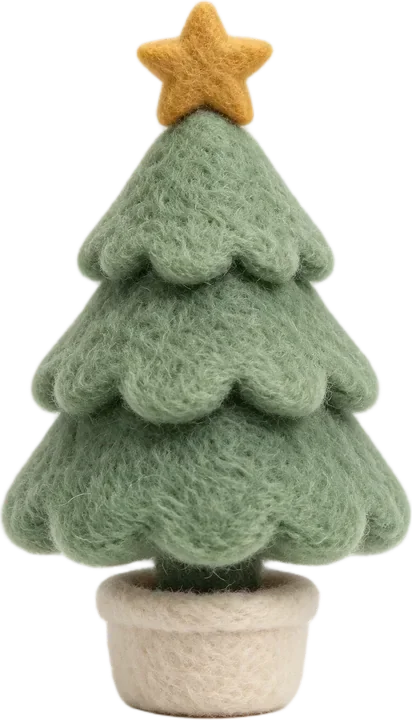
#> input picture art/avent-sapin.webp, 412 x 720 px, found by its file name
$ python avent_sapin.py
#> lines starting #> are read from the running program, lines starting #| are printed output that depends on the picture; after the words box and inside, x2 and y2 are one past the last pixel; in counts of white or black regions, pixels touching at a corner belong together
"""Calendrier de l'Avent : où accrocher les 24 décorations sur le sapin en feutrine.

Prend la partie verte du sapin (public/art/avent-sapin.webp), sans l'étoile ni le pot, garde les points
où une décoration tient entière, puis en choisit 24 bien répartis (chaque nouveau point est le plus loin
des précédents) : quelle que soit le nombre de cases ouvertes, le sapin est décoré partout.
Écrit src/lib/aventSapin.ts (positions en % de l'image).
"""
import numpy as np
from PIL import Image

im = Image.open('public/art/avent-sapin.webp').convert('RGBA')
#> im is the input picture: PIL image 412x720 RGBA; mean R, G, B, A 83.7, 86.9, 69.7, 138.7
a = np.asarray(im).astype(int)
r, g, b, al = a[..., 0], a[..., 1], a[..., 2], a[..., 3]
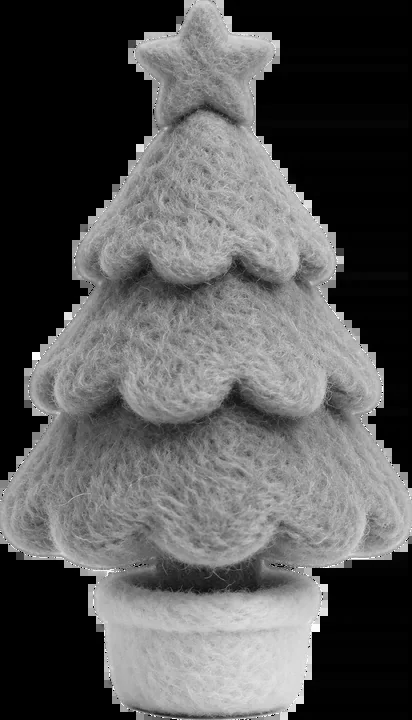
#> g: shape (720, 412) int64; min 0, max 255, mean 86.9
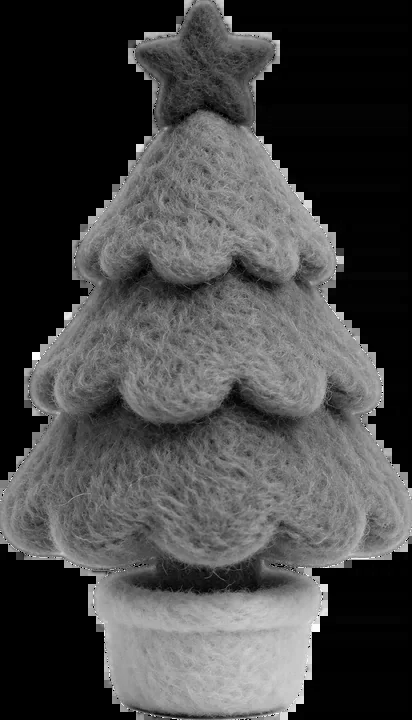
#> b: shape (720, 412) int64; min 0, max 255, mean 69.7
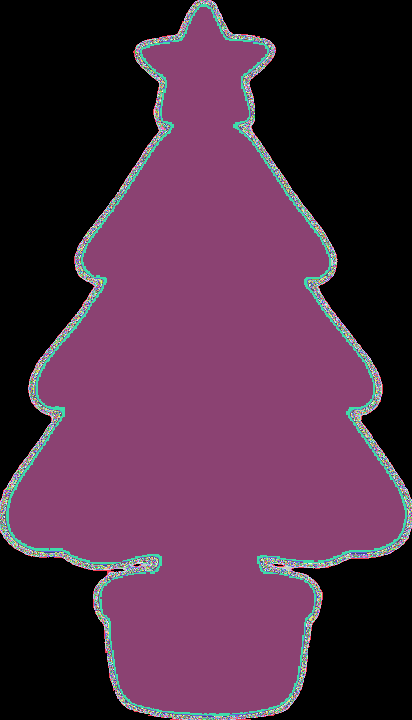
#> al: shape (720, 412) int64; 256 distinct labels, from 0 to 255; one colour per label, 0 black
vert = (al > 200) & (g > r + 12) & (g > b + 8)
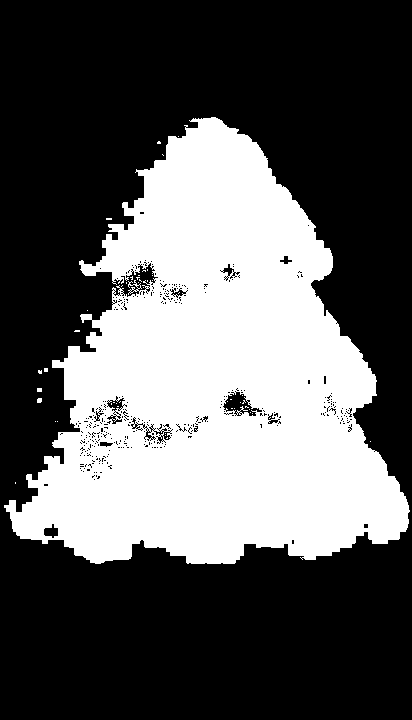
#> vert: shape (720, 412) bool; 35.8% white; 49 white regions (46 under 20 px), largest, box (x1, y1, x2, y2) and area: (4, 117, 410, 564) 105873, (37, 398, 42, 403) 23, (37, 388, 42, 392) 20
H, W = vert.shape
#> H = 720; W = 412
rad = int(W * 0.078)  # rayon d'une décoration (~16 % de la largeur)
#> rad = 32
# un point convient si tout le disque autour est vert
ok = vert.copy()
for dy in range(-rad, rad + 1, 3):
    for dx in range(-rad, rad + 1, 3):
        if dx * dx + dy * dy > rad * rad:
            continue
        ok &= np.roll(np.roll(vert, -dy, 0), -dx, 1)
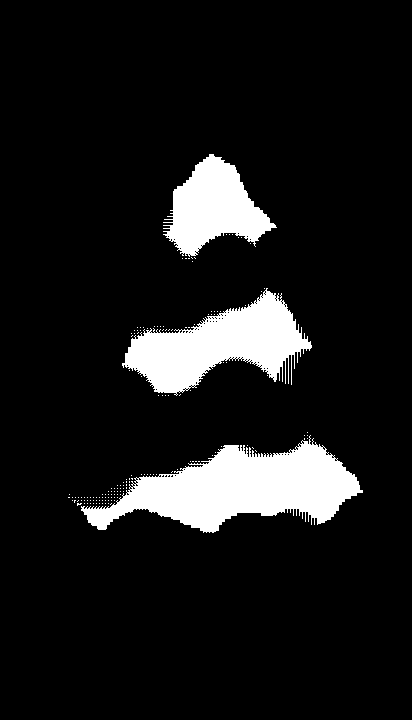
#> ok: shape (720, 412) bool; 10.1% white; 155 white regions (152 under 20 px), largest, box (x1, y1, x2, y2) and area: (81, 435, 363, 533) 13721, (122, 288, 312, 396) 9776, (163, 154, 277, 257) 6241
ys, xs = np.nonzero(ok[::4, ::4])
#> ys = 1843 values from 39 to 133; xs = 1843 values, max 90 at index 1477, min 18 at index 1535, mean 56.73
pts = np.stack([xs * 4, ys * 4], 1).astype(float)
#> pts = 1843 pairs, first value 72 to 360, second value 156 to 532
print('points possibles', len(pts), 'rayon', rad)
#| points possibles 1843 rayon 32
# premier point : en bas au centre, puis le plus loin des précédents
cx = W / 2
#> cx = 206
first = np.argmin(np.abs(pts[:, 0] - cx) + np.abs(pts[:, 1] - pts[:, 1].max() + rad))
#> first = 1560
chosen = [first]
#> chosen = [1560]
d = np.hypot(*(pts - pts[first]).T)
#> d = 1843 values, max 344.1 at index 0, min 0 at index 1560, mean 145.9
while len(chosen) < 24:
    k = int(np.argmax(d))
    chosen.append(k)
    d = np.minimum(d, np.hypot(*(pts - pts[k]).T))
#> this loop made 23 passes
#> k on passes 1 to 12: 0, 595, 596, 1477, 1535, 377, 311, 1034, 839, 1249, 393, 980
#> after the loop, chosen = [1560, 0, 595, 596, 1477, 1535, 377, 311, 1034, 839, 1249, 393, 980, 1817, 990, 111, 1695, 943, 160, 1020, 564, 1804, 1774, 1116]; d = 1843 values, max 37.95 at index 628, min 0 at index 0, mean 19.42
out = [(round(pts[k, 0] / W * 100, 1), round(pts[k, 1] / H * 100, 1)) for k in chosen]
#> out = 24 items, first 6: (49.5, 69.4), (51.5, 21.7), (73.8, 46.7), (32, 47.2), (87.4, 68.3), (17.5, 69.4)
size = round(2 * rad / W * 100, 1)
#> size = 15.5
with open('src/lib/aventSapin.ts', 'w') as f:
    f.write('// Généré par scripts/avent_sapin.py : où se pose la décoration de chaque case sur le sapin (en % de l\'image).\n')
    f.write(f'export const DECO_TAILLE = {size} // largeur d\'une décoration, en % de la largeur du sapin\n')
    f.write('export const DECO_PLACES: [number, number][] = [\n')
    for x, y in out:
        f.write(f'  [{x}, {y}],\n')
#> this loop made 24 passes
#> (x, y) on passes 1 to 12: (49.5, 69.4), (51.5, 21.7), (73.8, 46.7), (32, 47.2), (87.4, 68.3), (17.5, 69.4), (43.7, 35), (65, 31.7), (68, 63.3), (53.4, 50), (33, 66.7), (60.2, 42.2)
    f.write(']\n')
print(out)
#> (printed output is left out)
# aperçu
prev = im.copy()
deco = Image.open('public/art/avent-boule.webp').convert('RGBA').resize((2 * rad, 2 * rad))
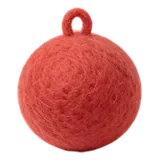
#> input picture art/avent-boule.webp, 160 x 160 px, found by its file name
for x, y in out:
    prev.alpha_composite(deco, (int(x / 100 * W) - rad, int(y / 100 * H) - rad))
bg = Image.new('RGBA', prev.size, (246, 244, 250, 255)); bg.alpha_composite(prev)
#> after `bg = Image.new('RGBA', prev.size, (246, 244, 250, 255))`:
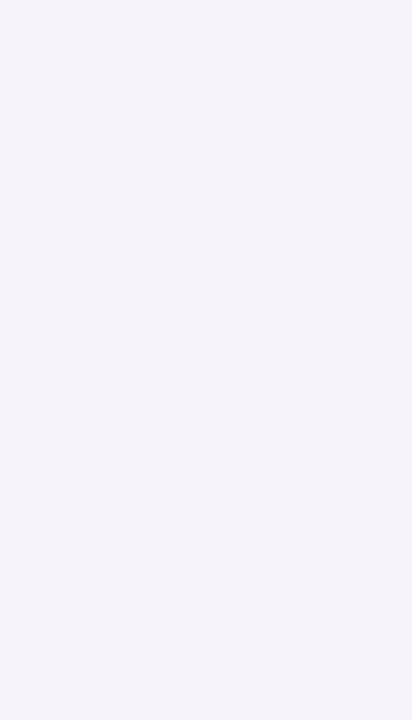
#> bg: PIL image 412x720 RGBA; mean R, G, B, A 246, 244, 250, 255
bg.convert('RGB').save('/tmp/avent-sapin-places.png')
